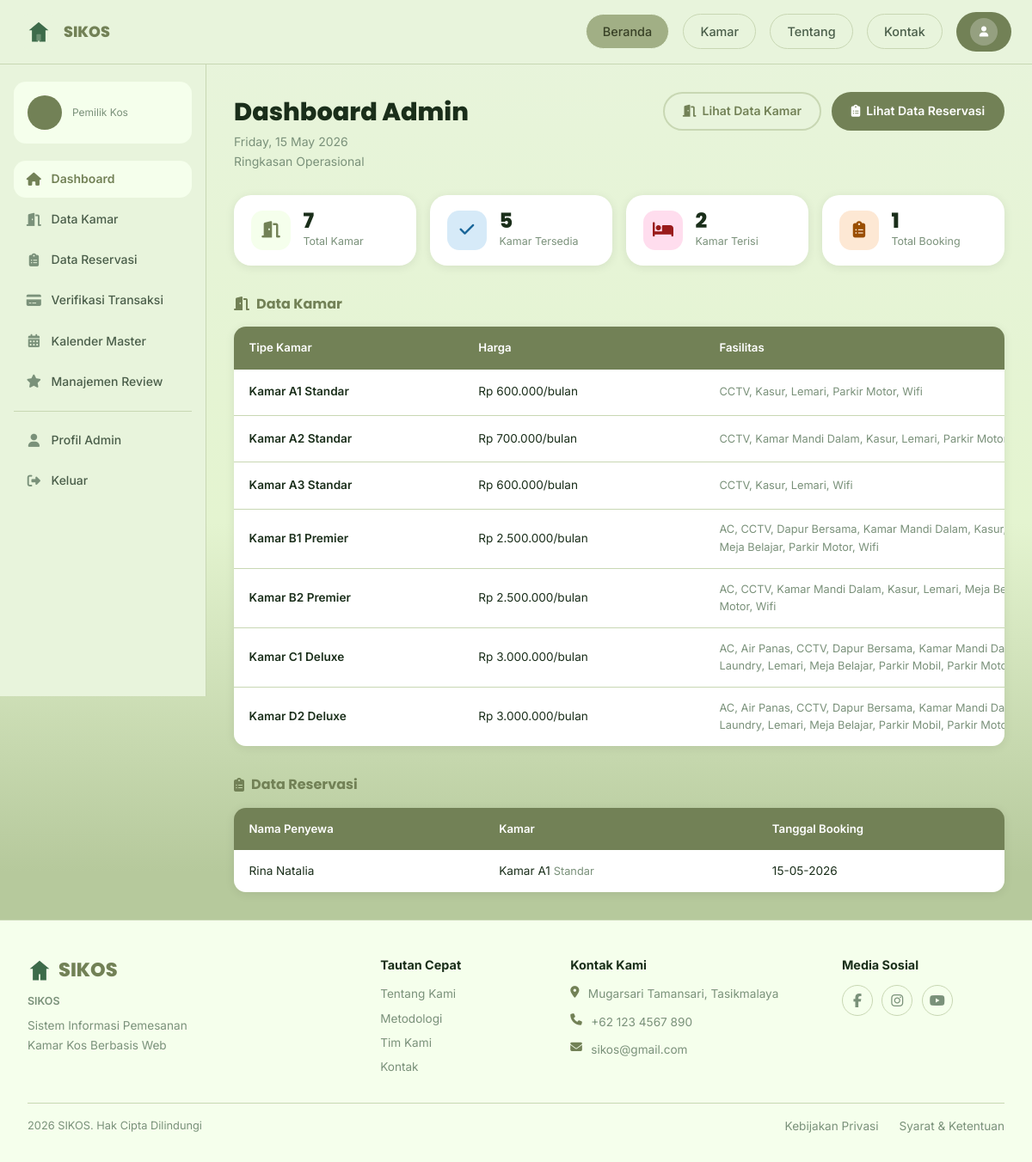
The app's page /pages/admin/dashboard.php (signed in) with its own data.
### tables this page shows
CREATE TABLE IF NOT EXISTS booking (
    id_booking INT AUTO_INCREMENT PRIMARY KEY,
    kode_booking VARCHAR(30) NOT NULL UNIQUE,
    id_penyewa INT NOT NULL,
    id_kamar INT NOT NULL,
    nama_penyewa VARCHAR(100),
    no_hp_penyewa VARCHAR(20),
    email_penyewa VARCHAR(100),
    pekerjaan VARCHAR(100),
    alamat_asal TEXT,
    tanggal_pemesanan TIMESTAMP DEFAULT CURRENT_TIMESTAMP,
    tanggal_mulai DATE NOT NULL,
    durasi_bulan INT NOT NULL DEFAULT 1,
    tanggal_selesai DATE NOT NULL,
    total_harga DECIMAL(12,2) NOT NULL,
    metode_pembayaran ENUM('Transfer BRI','Transfer BNI','GoPay') DEFAULT 'Transfer BRI',
    status ENUM('Pending','Aktif','Ditolak','Selesai','Dibatalkan') NOT NULL DEFAULT 'Pending',
    catatan TEXT,
    created_at TIMESTAMP DEFAULT CURRENT_TIMESTAMP,
    updated_at TIMESTAMP DEFAULT CURRENT_TIMESTAMP ON UPDATE CURRENT_TIMESTAMP,
    FOREIGN KEY (id_penyewa) REFERENCES penyewa(id_penyewa) ON DELETE CASCADE,
    FOREIGN KEY (id_kamar) REFERENCES kamar(id_kamar) ON DELETE CASCADE
);

CREATE TABLE IF NOT EXISTS penyewa (
    id_penyewa INT AUTO_INCREMENT PRIMARY KEY,
    nama_lengkap VARCHAR(100) NOT NULL,
    username VARCHAR(50) NOT NULL UNIQUE,
    email VARCHAR(100),
    password VARCHAR(255) NOT NULL,
    no_hp VARCHAR(20),
    nik VARCHAR(20),
    pekerjaan VARCHAR(100),
    alamat TEXT,
    created_at TIMESTAMP DEFAULT CURRENT_TIMESTAMP,
    updated_at TIMESTAMP DEFAULT CURRENT_TIMESTAMP ON UPDATE CURRENT_TIMESTAMP
);

CREATE TABLE IF NOT EXISTS kamar (
    id_kamar INT AUTO_INCREMENT PRIMARY KEY,
    id_admin INT NOT NULL,
    nomor_kamar VARCHAR(20) NOT NULL UNIQUE,
    tipe VARCHAR(50) NOT NULL DEFAULT 'Standar',
    lantai INT NOT NULL DEFAULT 1,
    harga_per_bulan DECIMAL(12,2) NOT NULL,
    status_ketersediaan ENUM('Tersedia','Terisi','Perbaikan') NOT NULL DEFAULT 'Tersedia',
    deskripsi TEXT,
    foto VARCHAR(255) DEFAULT NULL,
    keterangan TEXT,
    created_at TIMESTAMP DEFAULT CURRENT_TIMESTAMP,
    updated_at TIMESTAMP DEFAULT CURRENT_TIMESTAMP ON UPDATE CURRENT_TIMESTAMP,
    FOREIGN KEY (id_admin) REFERENCES admin(id_admin) ON DELETE CASCADE
);

### backend/config/database.php (called while the page is built, shortened)
<?php
class DB {
    private static $conn = null;
    public static function get(): mysqli {
        if (!self::$conn) {
            self::$conn = new mysqli(DB_HOST, DB_USER, DB_PASS, DB_NAME);
            self::$conn->set_charset('utf8mb4');
        }
        return self::$conn;
    }
    public static function q(string $sql) { return self::get()->query($sql); }
}

### pages/admin/dashboard.php (the view, shortened to what this page needs)
<?php
require_once __DIR__ . '/../../backend/config/database.php';
$kamarRows = DB::q("SELECT k.nomor_kamar, k.tipe, k.harga_per_bulan,
    GROUP_CONCAT(f.nama_fasilitas ORDER BY f.nama_fasilitas SEPARATOR ', ') fas,
    k.status_ketersediaan
    FROM kamar k
    LEFT JOIN kamar_fasilitas kf ON k.id_kamar=kf.id_kamar
    LEFT JOIN fasilitas f ON kf.id_fasilitas=f.id_fasilitas
    GROUP BY k.id_kamar ORDER BY k.lantai, k.nomor_kamar");
$bookingRows = DB::q("SELECT b.kode_booking, p.nama_lengkap, k.nomor_kamar, k.tipe,
    DATE_FORMAT(b.tanggal_pemesanan,'%d-%m-%Y') tgl, b.status
    FROM booking b
    JOIN penyewa p ON b.id_penyewa=p.id_penyewa
    JOIN kamar k ON b.id_kamar=k.id_kamar
    ORDER BY b.tanggal_pemesanan DESC LIMIT 10");
$statsK = DB::q("SELECT COUNT(*) t, SUM(IF(status_ketersediaan='Tersedia',1,0)) tersedia, SUM(IF(status_ketersediaan='Terisi',1,0)) terisi FROM kamar")->fetch_assoc();
$statsB = DB::q("SELECT COUNT(*) t, SUM(IF(status='Pending',1,0)) pending, SUM(IF(status='Aktif',1,0)) aktif FROM booking")->fetch_assoc();
?>
<?php include __DIR__ . '/../../pages/partials/header.php'; ?>
<div class="app-layout">
  <?php include __DIR__ . '/partials/sidebar.php'; ?>
  <main class="main-content">
    <div style="display:flex;align-items:flex-start;justify-content:space-between;flex-wrap:wrap;gap:1rem;margin-bottom:1.75rem">
      <div>
        <h1 style="font-size:1.8rem;font-weight:800">Dashboard Admin</h1>
        <p style="color:var(--text3);font-size:.875rem;margin-top:.1rem"><?= date('l, d F Y') ?></p>
        <p style="color:var(--text3);font-size:.875rem">Ringkasan Operasional</p>
      </div>
      <div style="display:flex;gap:.75rem;flex-wrap:wrap">
        <a href="<?= APP_URL ?>/pages/admin/data-kamar.php" class="btn btn-outline">
          <i class="fas fa-door-open"></i> Lihat Data Kamar
        </a>
        <a href="<?= APP_URL ?>/pages/admin/data-reservasi.php" class="btn btn-primary">
          <i class="fas fa-clipboard-list"></i> Lihat Data Reservasi
        </a>
      </div>
    </div>
    <div class="stats-row" style="margin-bottom:2rem">
      <div class="stat-card">
        <div class="stat-icon si-green"><i class="fas fa-door-open"></i></div>
        <div><div class="stat-val"><?= $statsK['t'] ?></div><div class="stat-lbl">Total Kamar</div></div>
      </div>
      <div class="stat-card">
        <div class="stat-icon si-blue"><i class="fas fa-check"></i></div>
        <div><div class="stat-val"><?= $statsK['tersedia'] ?></div><div class="stat-lbl">Kamar Tersedia</div></div>
      </div>
      <div class="stat-card">
        <div class="stat-icon si-red"><i class="fas fa-bed"></i></div>
        <div><div class="stat-val"><?= $statsK['terisi'] ?></div><div class="stat-lbl">Kamar Terisi</div></div>
      </div>
      <div class="stat-card">
        <div class="stat-icon si-orange"><i class="fas fa-clipboard-list"></i></div>
        <div><div class="stat-val"><?= $statsB['t'] ?></div><div class="stat-lbl">Total Booking</div></div>
      </div>
    </div>
    <div style="margin-bottom:2rem">
      <h3 style="font-size:1rem;font-weight:700;color:var(--green3);margin-bottom:.85rem;display:flex;align-items:center;gap:.5rem">
        <i class="fas fa-door-open"></i> Data Kamar
      </h3>
      <div class="tbl-wrap">
        <table class="tbl">
          <thead>
            <tr>
              <th>Tipe Kamar</th>
              <th>Harga</th>
              <th>Fasilitas</th>
            </tr>
          </thead>
          <tbody>
            <?php while ($r = $kamarRows->fetch_assoc()): ?>
            <tr>
              <td style="font-weight:600">Kamar <?= htmlspecialchars($r['nomor_kamar']) ?> <?= htmlspecialchars($r['tipe']) ?></td>
              <td>Rp <?= number_format($r['harga_per_bulan'],0,',','.') ?>/bulan</td>
              <td style="max-width:260px;font-size:.8rem;color:var(--text3)"><?= htmlspecialchars($r['fas'] ?? '-') ?></td>
            </tr>
            <?php endwhile; ?>
          </tbody>
        </table>
      </div>
    </div>
    <div>
      <h3 style="font-size:1rem;font-weight:700;color:var(--green3);margin-bottom:.85rem;display:flex;align-items:center;gap:.5rem">
        <i class="fas fa-clipboard-list"></i> Data Reservasi
      </h3>
      <div class="tbl-wrap">
        <table class="tbl">
          <thead>
            <tr>
              <th>Nama Penyewa</th>
              <th>Kamar</th>
              <th>Tanggal Booking</th>
            </tr>
          </thead>
          <tbody>
            <?php while ($r = $bookingRows->fetch_assoc()): ?>
            <tr>
              <td><?= htmlspecialchars($r['nama_lengkap']) ?></td>
              <td>Kamar <?= htmlspecialchars($r['nomor_kamar']) ?> <span style="color:var(--text3);font-size:.8rem"><?= htmlspecialchars($r['tipe']) ?></span></td>
              <td><?= $r['tgl'] ?></td>
            </tr>
            <?php endwhile; ?>
          </tbody>
        </table>
      </div>
    </div>
  </main>
</div>
<?php include __DIR__ . '/../../pages/partials/footer.php'; ?>
</body>
</html>

### public/css/style.css (style rules this page uses)
:root { --bg: #E8F4DC; --bg2: #E8F4DC; --white: #ffffff; --card: #EFF3E5; --green: #728156; --green2: #728156; --green3: #728156; --green-lt: #E8F4DC; --green-xl: #F5FFEC; --accent: #728156; --text: #1a2e1a; --text2: #4a5e4a; --text3: #7a917a; --border: #c8d7b3; --red: #c0392b; --orange: #e67e22; --blue: #2980b9; --shadow: 0 2px 12px rgba(0,0,0,.08); --shadow2: 0 4px 20px rgba(0,0,0,.12); --r: 14px; --r2: 20px; --r3: 50px; }
*,*::before,*::after { box-sizing:border-box;margin:0;padding:0 }
html { scroll-behavior:smooth;font-size:16px }
body { font-family:'Inter',system-ui,sans-serif; background: linear-gradient( 180deg, #E8F4DC 0%, #e4f4d0 45%, #B6C99C 75%, #B6C99C 100% ); background-attachment: fixed; color:var(--text); line-height:1.6; }
* { scrollbar-width:thin;scrollbar-color:rgba(114,129,86,.8) rgba(232,244,220,.7) }
a { text-decoration:none;color:inherit }
h1,h2,h3,h4 { font-family:'Poppins',sans-serif }
.app-layout { display:flex; min-height:calc(100vh - 65px); background:transparent; }
.main-content { flex:1; padding:2rem; background:transparent; min-width:0 }
.btn { display:inline-flex;align-items:center;gap:.45rem;padding:.6rem 1.3rem;font-size:.875rem;font-weight:600;border-radius:var(--r3);border:2px solid transparent;cursor:pointer;transition:all .18s;white-space:nowrap;font-family:inherit }
.btn-primary { background:var(--green2);color:var(--white);border-color:var(--green2) }
.btn-outline { background:var(--bg2);color:var(--green2);border-color:var(--border) }
.stats-row { display:grid;grid-template-columns:repeat(auto-fit,minmax(150px,1fr));gap:1rem;margin-bottom:1.75rem }
.stat-card { background:var(--white);border-radius:var(--r2);padding:1.1rem 1.25rem;display:flex;align-items:center;gap:.9rem;box-shadow:var(--shadow) }
.stat-icon { width:46px;height:46px;border-radius:var(--r);display:flex;align-items:center;justify-content:center;font-size:1.2rem;flex-shrink:0 }
.si-green { background:var(--green-xl);color:var(--green3) }
.si-orange { background:#fde8d4;color:#9a4e00 }
.si-blue { background:#d6eaf8;color:#1a6699 }
.si-red { background:#fde;color:#991b1b }
.stat-val { font-size:1.5rem;font-weight:800;font-family:'Poppins',sans-serif;line-height:1;color:var(--text) }
.stat-lbl { font-size:.78rem;color:var(--text3);margin-top:.15rem }
.tbl-wrap { width:100%;overflow-x:auto;border-radius:var(--r);box-shadow:var(--shadow) }
.tbl { width:100%;min-width:1200px;border-collapse:collapse;background:var(--white) }
.tbl th { background:var(--green2);color:var(--white);padding:.9rem 1.1rem;font-size:.825rem;font-weight:600;text-align:left;white-space:nowrap }
.tbl td { padding:.85rem 1.1rem;border-bottom:1px solid var(--border);font-size:.85rem;vertical-align:middle }
.tbl tbody tr:last-child td { border-bottom:none }

### records on screen
booking: id_penyewa.nama_lengkap "Rina Natalia", id_kamar.nomor_kamar "A1", id_kamar.tipe "Standar", tgl "15-05-2026"

### other values on screen
$statsK['t'] "7"
$statsK['tersedia'] "5"
$statsK['terisi'] "2"
$statsB['t'] "1"
$r['nomor_kamar'] "A1"
$r['tipe'] "Standar"
$r['harga_per_bulan'] "600.000"
$r['fas'] "CCTV, Kasur, Lemari, Parkir Motor, Wifi"
$r['nomor_kamar'] "A2"
$r['harga_per_bulan'] "700.000"
$r['fas'] "CCTV, Kamar Mandi Dalam, Kasur, Lemari, Parkir…"
$r['nomor_kamar'] "A3"
$r['fas'] "CCTV, Kasur, Lemari, Wifi"
$r['nomor_kamar'] "B1"
$r['tipe'] "Premier"
